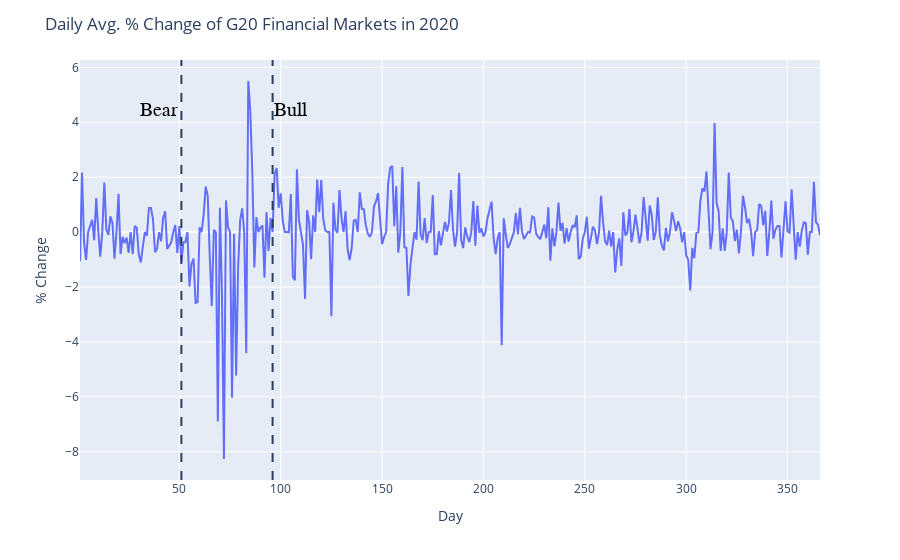

Source (notebook cell):
### Code cell
fig=px.line(index_2020_day, x="day", y="pct_change")
fig.add_vline(x=51, line_dash="dash")
fig.add_vline(x=96, line_dash="dash")
fig.update_layout(title = "Daily Avg. % Change of G20 Financial Markets in 2020", xaxis_title="Day", yaxis_title = "% Change")
fig.add_annotation(x=40
    , y=4
    , text='Bear'
    , yanchor='bottom'
    , showarrow=False
    , arrowhead=1
    , arrowsize=1
    , arrowwidth=2
    , arrowcolor="#636363"
    , ax=-20
    , ay=-30
    , font=dict(size=20, color="black", family="Sans Serif")
    , align="left"
    ,)
fig.add_annotation(x=105
    , y=4
    , text='Bull'
    , yanchor='bottom'
    , showarrow=False
    , arrowhead=1
    , arrowsize=1
    , arrowwidth=2
    , arrowcolor="#636363"
    , ax=-20
    , ay=-30
    , font=dict(size=20, color="black", family="Sans Serif")
    , align="left"
    ,)
fig.show()

### Figure 1 — Plotly figure (JSON) as saved in the notebook; plotly's stock layout.template omitted (floating-point values rounded to 4 significant figures; data arrays with more than 128 entries replaced by an {"elided": "..."} marker saying what was removed)
{"data": [{"hovertemplate": "day=%{x}<br>pct_change=%{y}<extra></extra>", "legendgroup": "", "line": {"color": "#636efa", "dash": "solid"}, "marker": {"symbol": "circle"}, "mode": "lines", "name": "", "orientation": "v", "showlegend": false, "type": "scatter", "x": {"elided": "366 int values"}, "xaxis": "x", "y": {"elided": "366 float values"}, "yaxis": "y"}], "layout": {"annotations": [{"align": "left", "arrowcolor": "#636363", "arrowhead": 1, "arrowsize": 1, "arrowwidth": 2, "ax": -20, "ay": -30, "font": {"color": "black", "family": "Sans Serif", "size": 20}, "showarrow": false, "text": "Bear", "x": 40, "y": 4, "yanchor": "bottom"}, {"align": "left", "arrowcolor": "#636363", "arrowhead": 1, "arrowsize": 1, "arrowwidth": 2, "ax": -20, "ay": -30, "font": {"color": "black", "family": "Sans Serif", "size": 20}, "showarrow": false, "text": "Bull", "x": 105, "y": 4, "yanchor": "bottom"}], "legend": {"tracegroupgap": 0}, "margin": {"t": 60}, "shapes": [{"line": {"dash": "dash"}, "type": "line", "x0": 51, "x1": 51, "xref": "x", "y0": 0, "y1": 1, "yref": "y domain"}, {"line": {"dash": "dash"}, "type": "line", "x0": 96, "x1": 96, "xref": "x", "y0": 0, "y1": 1, "yref": "y domain"}], "title": {"text": "Daily Avg. % Change of G20 Financial Markets in 2020"}, "xaxis": {"anchor": "y", "domain": [0, 1], "title": {"text": "Day"}}, "yaxis": {"anchor": "x", "domain": [0, 1], "title": {"text": "% Change"}}}}
